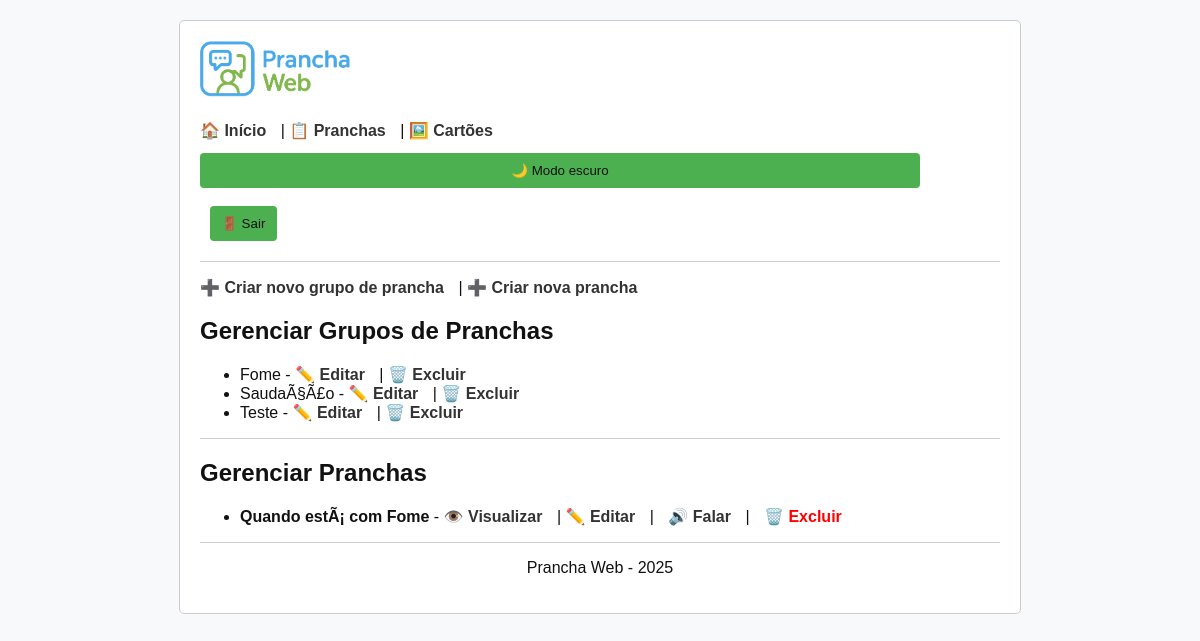
/pages/gerenciar_pranchas.php (signed in), run on an earlier commit of the app's database.
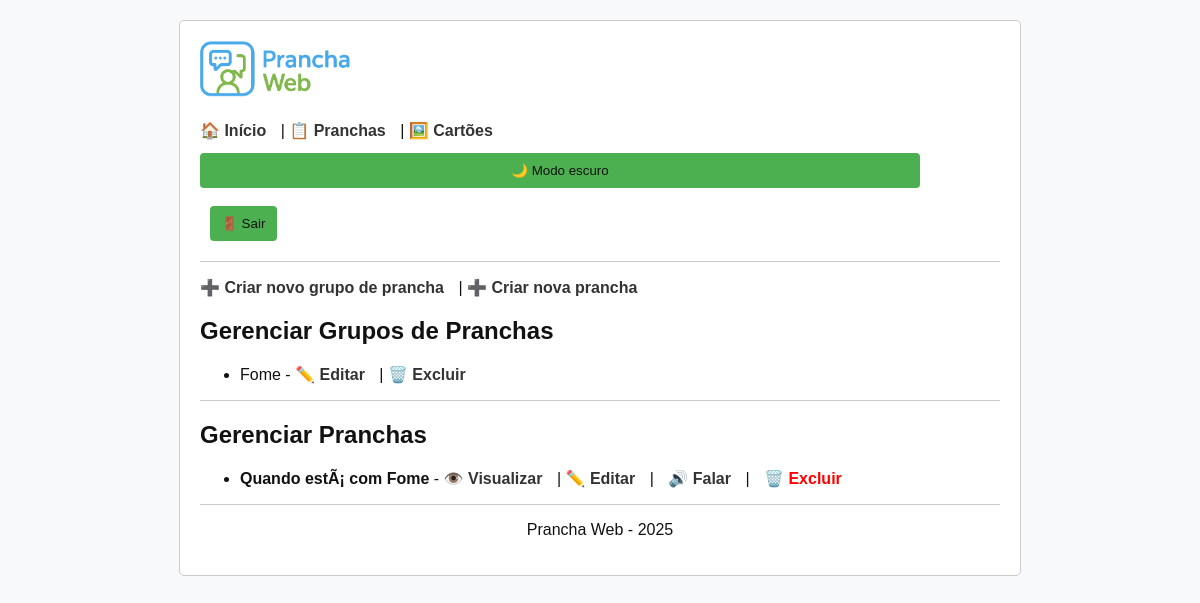
And on a later commit of the database.
### tables this page shows
CREATE TABLE `grupos_pranchas` (
  `id` int(11) NOT NULL,
  `nome` varchar(100) NOT NULL
);

CREATE TABLE `pranchas` (
  `id` int(11) NOT NULL,
  `nome` varchar(255) NOT NULL,
  `descricao` text,
  `id_grupo` int(11) NOT NULL
);

### includes/modelo_pranchas.php (called while the page is built, shortened)
<?php
function listarPranchas() {
    $conexao = new mysqli(DB_HOST, DB_USUARIO, DB_SENHA, DB_NOME);
    $pranchas = [];
    $sql = "SELECT p.id, p.nome, g.nome AS grupo FROM pranchas p
            INNER JOIN grupos_pranchas g ON p.id_grupo = g.id
            ORDER BY p.nome";
    $resultado = $conexao->query($sql);
    if ($resultado) {
        while ($linha = $resultado->fetch_assoc()) {
            $pranchas[] = [
                'id' => $linha['id'],
                'nome' => $linha['nome'],
                'grupo' => $linha['grupo']
            ];
        }
    }
    return $pranchas;
}
function listarGruposPranchasPranchas() {
    $conexao = new mysqli(DB_HOST, DB_USUARIO, DB_SENHA, DB_NOME);
    $grupos = [];
    $resultado = $conexao->query("SELECT id, nome FROM grupos_pranchas ORDER BY nome");
    if ($resultado) {
        while ($linha = $resultado->fetch_assoc()) {
            $grupos[] = $linha;
        }
    }
    return $grupos;
}
function buscarCartoesPorIds($ids) {
    $conexao = new mysqli(DB_HOST, DB_USUARIO, DB_SENHA, DB_NOME);
    $placeholders = implode(',', array_fill(0, count($ids), '?'));
    $tipos = str_repeat('i', count($ids));
    $sql = "SELECT id, titulo, imagem, texto_alternativo FROM cartoes WHERE id IN ($placeholders)";
    $comando = $conexao->prepare($sql);
    $bind_params = array_merge([$tipos], $ids);
    call_user_func_array([$comando, 'bind_param'], refValues($bind_params));
    $comando->execute();
    $comando->store_result();
    $cartoes = [];
    $id = $titulo = $imagem = $texto_alternativo = "";
    $comando->bind_result($id, $titulo, $imagem, $texto_alternativo);
    while ($comando->fetch()) {
        $cartoes[$id] = [
            'id' => $id,
            'titulo' => $titulo,
            'imagem' => $imagem,
            'texto_alternativo' => $texto_alternativo
        ];
    }
    $ordenados = [];
    foreach ($ids as $id_busca) {
        if (isset($cartoes[$id_busca])) {
            $ordenados[] = $cartoes[$id_busca];
        }
    }
    return $ordenados;
}
function refValues($arr) {
    $refs = [];
    foreach ($arr as $key => $value) {
        $refs[$key] = &$arr[$key];
    }
    return $refs;
}
?>

### includes/controle_pranchas.php (called while the page is built)
<?php
require_once 'modelo_pranchas.php';
$lista_pranchas = listarPranchas();
$lista_grupos_pranchas = listarGruposPranchasPranchas();
?>

### pages/gerenciar_pranchas.php (the view, shortened to what this page needs)
<?php include '../includes/cabecalho.php'; ?>
<?php require_once '../includes/controle_pranchas.php'; ?>
<p>
    <a href="criar_grupo_prancha.php">➕ Criar novo grupo de prancha</a> |
    <a href="criar_prancha.php">➕ Criar nova prancha</a>
</p>
<h2>Gerenciar Grupos de Pranchas</h2>
<?php if (count($lista_grupos_pranchas) > 0): ?>
    <ul>
        <?php foreach ($lista_grupos_pranchas as $grupo): ?>
            <li>
                <?php echo htmlspecialchars($grupo['nome']); ?> -
                <a href="editar_grupo_prancha.php?id=<?php echo $grupo['id']; ?>">✏️ Editar</a> |
                <a href="../includes/controle_excluir_grupo_prancha.php?id=<?php echo $grupo['id']; ?>" onclick="return confirm('Tem certeza que deseja excluir este grupo?');">🗑️ Excluir</a>
            </li>
        <?php endforeach; ?>
    </ul>
<?php else: ?>
    <p>Nenhum grupo de prancha cadastrado ainda.</p>
<?php endif; ?>
<hr>
<h2>Gerenciar Pranchas</h2>
<?php if (count($lista_pranchas) > 0): ?>
    <ul>
        <?php foreach ($lista_pranchas as $prancha): ?>
            <?php
                $cartoes_ids = buscarCartoesDaPrancha($prancha['id']);
                $cartoes = buscarCartoesPorIds($cartoes_ids);
                $titulos_cartoes = array_column($cartoes, 'titulo');
            ?>
            <li style="margin-bottom: 10px;">
                <strong><?php echo htmlspecialchars($prancha['nome']); ?></strong>
                - <a href="ver_prancha.php?id=<?php echo $prancha['id']; ?>">👁️ Visualizar</a> |
                <a href="editar_prancha.php?id=<?php echo $prancha['id']; ?>">✏️ Editar</a> |
                <a href="#" onclick='falarListaDeCartoes(<?php echo json_encode($titulos_cartoes); ?>); return false;' style="margin-left:10px;">🔊 Falar</a> |
                <a href="../includes/controle_excluir_prancha.php?id=<?php echo $prancha['id']; ?>" onclick="return confirm('Tem certeza que deseja excluir esta prancha?');" style="margin-left:10px; color:red;">🗑️ Excluir</a>
            </li>
        <?php endforeach; ?>
    </ul>
<?php else: ?>
    <p>Nenhuma prancha cadastrada.</p>
<?php endif; ?>
<?php include '../includes/rodape.php'; ?>

What changed in the data, as far as the page shows it:
removed grupos_pranchas: nome "SaudaÃ§Ã£o"
removed grupos_pranchas: nome "Teste"
